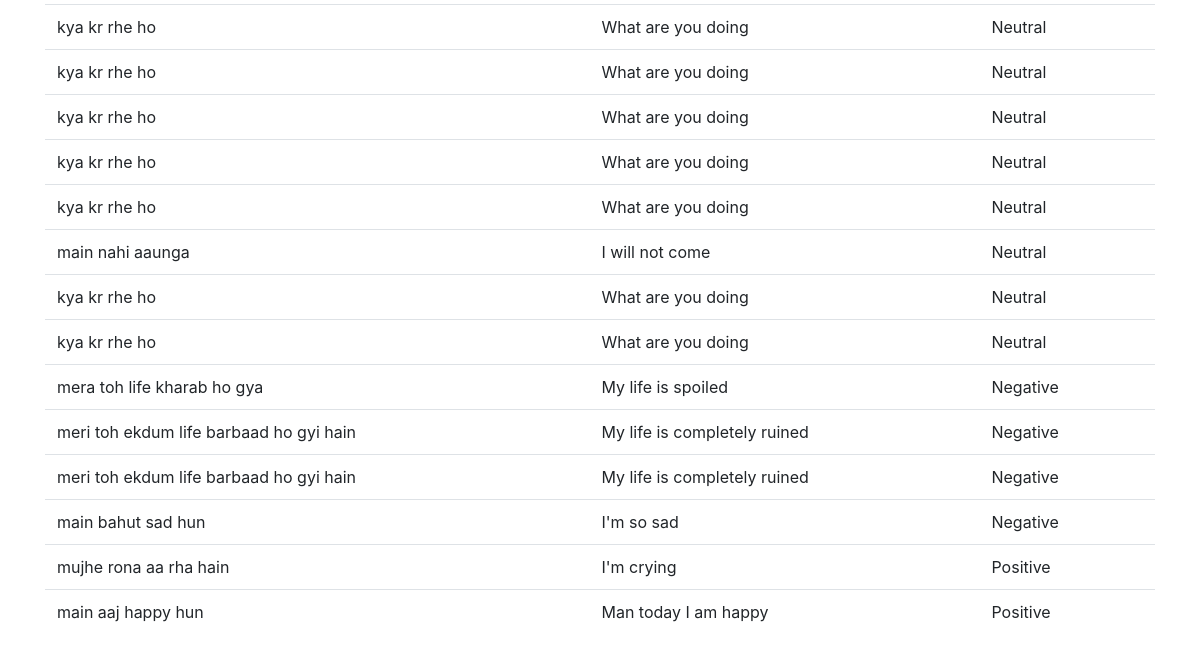
Before: /history/ (signed in, lower part) with the older database file.
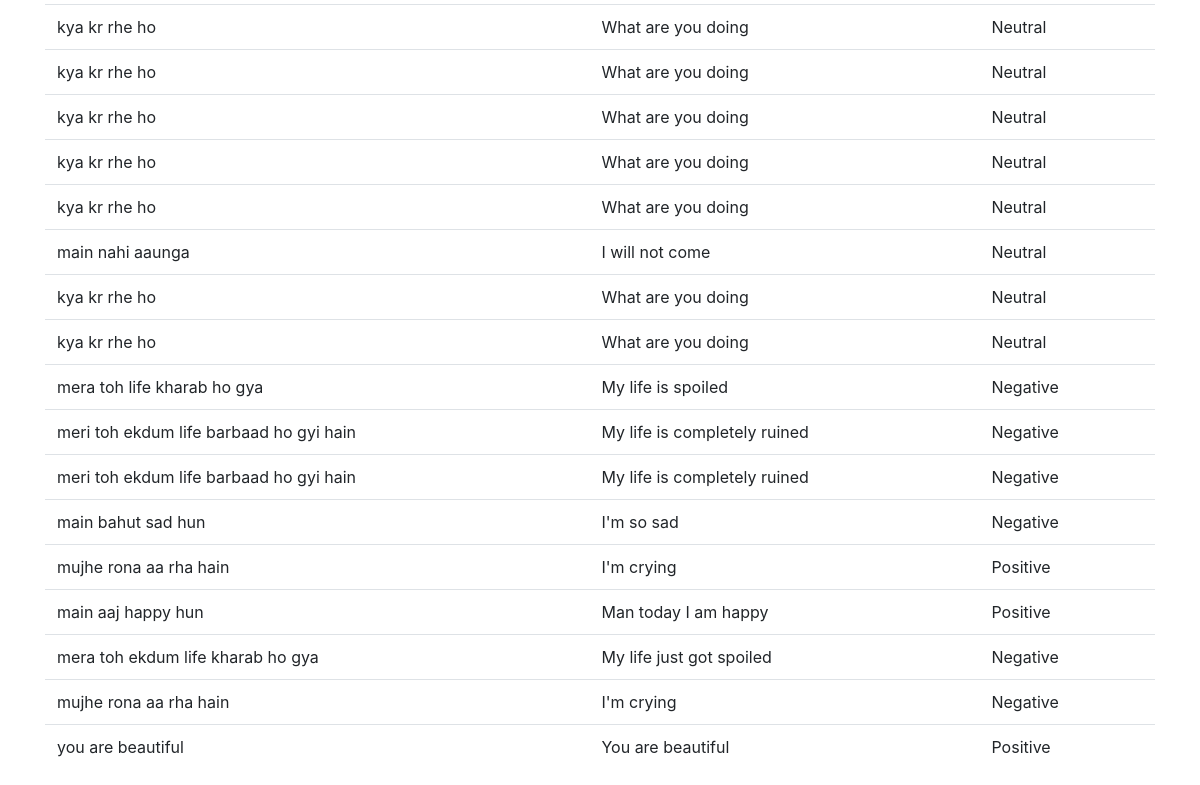
After: the same page with the newer database file.
### user/models.py (models this page shows)
class Sentiment(models.Model):
    text = models.CharField(max_length=5000)
    docfile = models.FileField(upload_to='upload/')
    translated_text = models.CharField(max_length=5000)
    sentiment = models.CharField(max_length=1000)
    username = models.CharField(max_length=150)

### user/views.py (the view)
# urls.py: path('history/', user_views.history, name='history'),
@login_required
def history(request):
    data = Sentiment.objects.all().filter(username = request.user.username)
    return render(request, 'user/history.html', {'data': data})

### user/templates/user/history.html (shortened to what this page needs)
{% extends 'user/base.html' %}
{% block content %}
<div class="mt-4">
    <table class="table">
        <tbody>
            {% for item in data %}
            <tr>
                <td>{{item.text}}</td>
                <td>{{item.translated_text}}</td>
                <td>{{item.sentiment}}</td>
            </tr>
            {% endfor %}
        </tbody>
      </table>
</div>
{% endblock %}

Changed rows visible on the page:
added Sentiment: text "mera toh ekdum life kharab ho gya", translated_text "My life just got spoiled", sentiment "Negative"
added Sentiment: text "mujhe rona aa rha hain", translated_text "I'm crying", sentiment "Negative"
added Sentiment: text "you are beautiful", translated_text "You are beautiful", sentiment "Positive"
